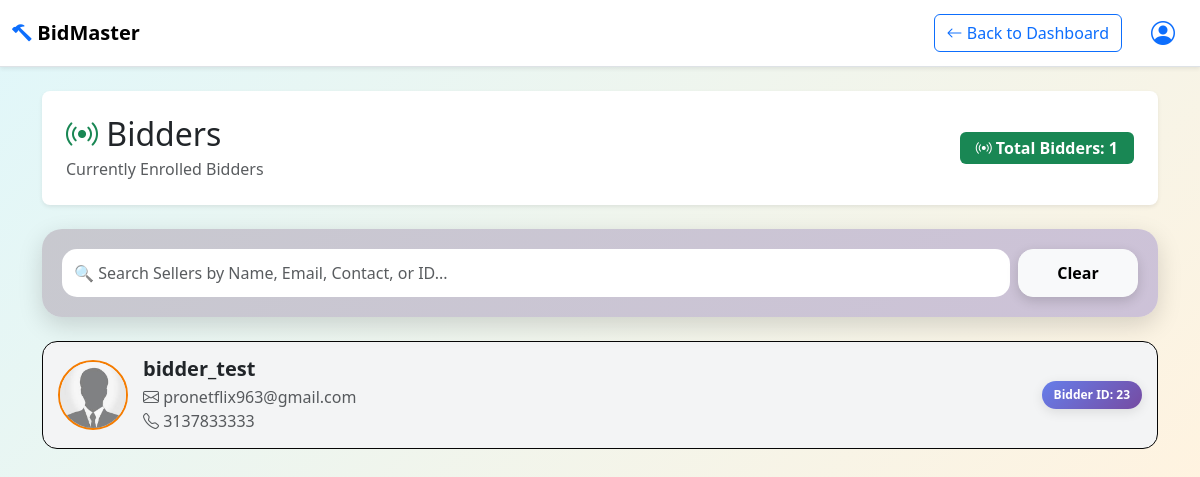
The app's page /all_bidders (signed in) with its own data.
### accounts/models.py (models this page shows, shortened)
class Members (models.Model):
    member_id=models.AutoField(primary_key=True)
    name=models.CharField(max_length=50,default='')
    email=models.CharField(max_length=100,default='')
    password=models.CharField(max_length=100,default='')
    contact=models.IntegerField()
    role=models.CharField(max_length=50,default='')

### accounts/views.py (the view)
# urls.py: path("all_bidders", views.all_bidders, name="all_bidders"),
@login_required
def all_bidders(request):
    user=request.user
    email=user.email
    member_id=Members.objects.get(email=email).member_id
    member_role=Members.objects.get(email=email).role
    if member_role=='admin':
        sellers=Members.objects.filter(role='bidder')
        return render(request,'accounts/all_bidders.html',{'members':sellers,'total':len(sellers),'id':member_id})
    else:
        return HttpResponse("Page not found")

### accounts/templates/accounts/all_bidders.html (shortened to what this page needs)
<!DOCTYPE html>
<html lang="en">
<head>
<link href="https://cdn.jsdelivr.net/npm/bootstrap@5.3.0/dist/css/bootstrap.min.css" rel="stylesheet">
<link href="https://cdn.jsdelivr.net/npm/bootstrap-icons@1.10.0/font/bootstrap-icons.css" rel="stylesheet">
{% load static %}
</head>
<body>
<nav class="navbar navbar-expand-lg navbar-light bg-white border-bottom shadow-sm">
<div class="container-fluid">
<a class="navbar-brand" href="/decision"><i class="bi bi-hammer text-primary"></i> <span class="fw-bold">BidMaster</span></a>
<div class="d-flex align-items-center gap-3">
<a href="/decision" class="btn btn-outline-primary"><i class="bi bi-arrow-left"></i> Back to Dashboard</a>
<div class="dropdown">
<button class="btn btn-link" type="button" data-bs-toggle="dropdown"><i class="bi bi-person-circle fs-4"></i></button>
</div>
</div>
</div>
</nav>
<div class="container py-4">
    <div class="row mb-4">
        <div class="col-12">
            <div class="page-header bg-white p-4 rounded-3 shadow-sm d-flex justify-content-between align-items-center">
                <div>
                    <h1 class="h2 mb-1"><i class="bi bi-broadcast text-success"></i> Bidders</h1>
                    <p class="text-muted mb-0">Currently Enrolled Bidders</p>
                </div>
                <span class="badge bg-success fs-6 px-3 py-2"><i class="bi bi-broadcast"></i> Total Bidders: {{ total }}</span>
            </div>
        </div>
    </div>
    <div class="row mb-4">
        <div class="col-12">
            <div class="search-container d-flex gap-2 flex-wrap">
                <input id="searchFilter" type="search" class="form-control flex-grow-1" placeholder="🔍 Search Sellers by Name, Email, Contact, or ID...">
                <button id="clearFilters" class="btn btn-light fw-bold">Clear</button>
            </div>
        </div>
    </div>
    <div id="membersList">
        {% for item in members %}
        <div class="member-card">
            <img src="{% static 'accounts/dummy_bidder.jfif' %}" class="member-img" alt="Member">
            <div class="flex-grow-1">
                <h5 class="mb-1 fw-bold member-name">{{ item.name }}</h5>
                <p class="mb-0 text-muted member-email"><i class="bi bi-envelope"></i> {{ item.email }} <br><i class="bi bi-telephone"></i> {{ item.contact }}</p>
            </div>
            <div class="text-end">
                <span class="badge">Bidder ID: {{ item.member_id }}</span>
            </div>
        </div>
        {% endfor %}
    </div>
</div>
</body>
</html>

### accounts/templates/accounts/all_bidders.html (style rules this page uses)
.member-card { transition: all 0.3s ease, background 0.3s ease, border-color 0.3s ease; border: 1px solid #ddd; border-radius: 15px; margin-bottom: 15px; padding: 15px; background: #fff; display: flex; align-items: center; }
body { background: linear-gradient(135deg, #e0f7fa, #fff3e0); font-family: 'Segoe UI', sans-serif; }
.member-card { transition: all 0.3s ease; border: 1px solid #060606; border-radius: 15px; margin-bottom: 15px; padding: 15px; background: #f3f4f5; display: flex; align-items: center; }
.member-img { width: 70px; height: 70px; object-fit: cover; border-radius: 50%; border: 2px solid #f57c00; margin-right: 15px; }
.flex-grow-1 { flex: 1; }
.member-card .badge { background: linear-gradient(135deg, #667eea, #764ba2); color: #fff; font-weight: 600; padding: 8px 12px; border-radius: 15px; box-shadow: 0 3px 12px rgba(0,0,0,0.1); }
.search-container { background: linear-gradient(135deg, #c8c9cf, #cdc2d8); padding: 20px; border-radius: 20px; box-shadow: 0 8px 25px rgba(0,0,0,0.15); }
#searchFilter { border-radius: 15px; border: none; padding: 12px; font-weight: 500; font-size: 1rem; transition: box-shadow 0.3s ease, background 0.3s ease; }
#clearFilters { border-radius: 15px; min-width: 120px; font-weight: 600; box-shadow: 0 4px 12px rgba(0,0,0,0.15); transition: transform 0.2s ease; }

### records on screen
Members: name "bidder_test", email "pronetflix963@gmail.com", contact "3137833333", member_id "23"

### other values on screen
{{ total }} "1"
